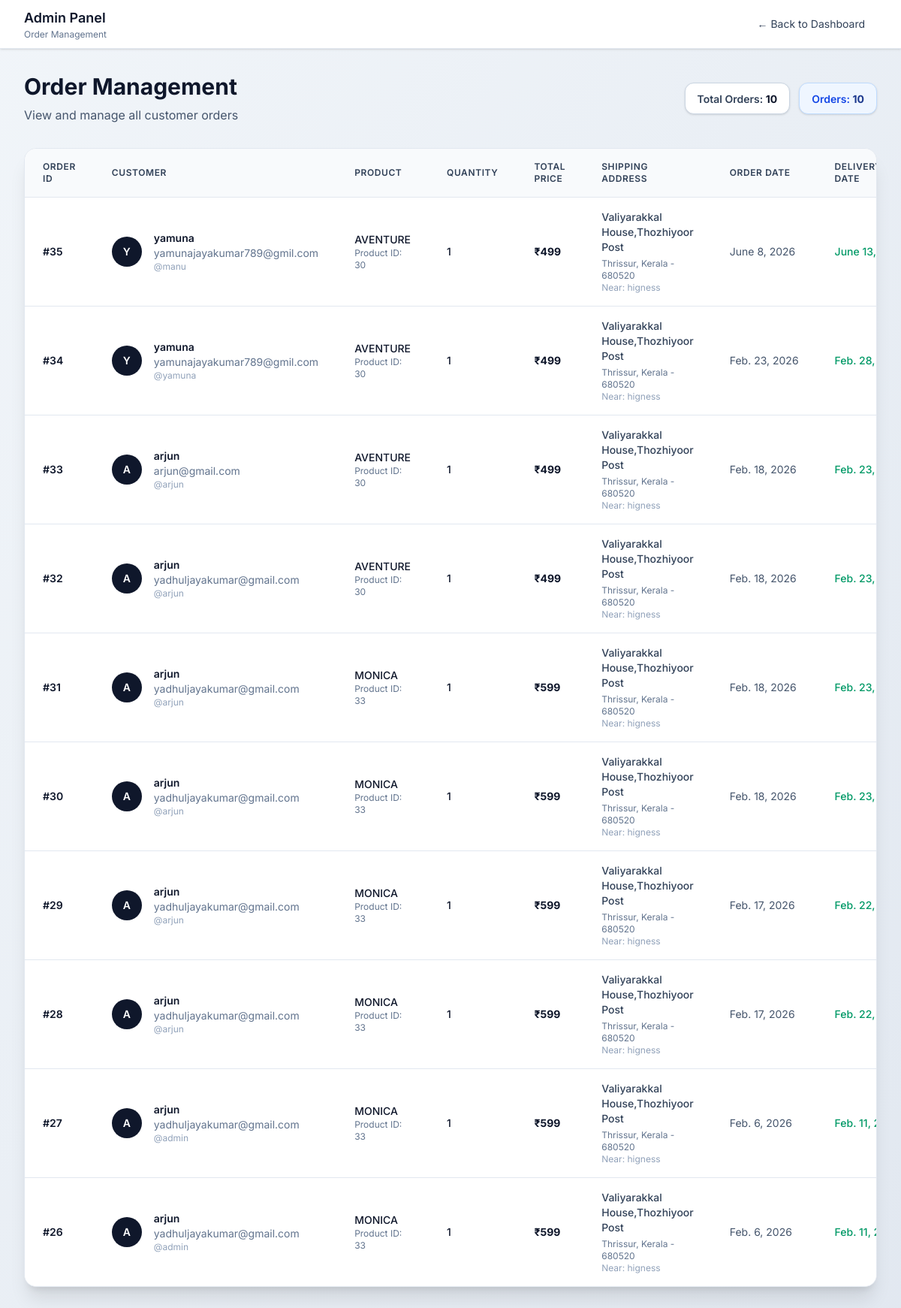
The app's page /adminpage/dashboard/orders/ with its own data.
### app/models.py (models this page shows, shortened)
class Order(models.Model):
    PAYMENT_CHOICES = [
        ("COD", "Cash On Delivery"),
        ("CARD", "Card Payment"),
        ("UPI", "UPI Payment"),
        ("WALLET", "Wallet"),
    ]
    ORDER_STATUS = [
        ("Pending", "Pending"),
        ("Processing", "Processing"),
        ("Shipped", "Shipped"),
        ("Delivered", "Delivered"),
        ("Cancelled", "Cancelled"),
    ]
    user             = models.ForeignKey(User, on_delete=models.CASCADE, related_name="orders")
    full_name        = models.CharField(max_length=255)
    email            = models.EmailField()
    gender           = models.TextField(max_length=50, blank=True, null=True)
    state            = models.CharField(max_length=100)
    district         = models.CharField(max_length=100)
    address          = models.TextField()
    pincode          = models.CharField(max_length=20)
    landmark         = models.CharField(max_length=255, blank=True, null=True)
    order_date       = models.TextField()
    delivered_date   = models.TextField(blank=True, null=True)
    totalprice       = models.IntegerField(blank=True, null=True)
    product_id       = models.IntegerField()
    product_name     = models.TextField()
    quantity         = models.IntegerField()
    img              = models.FileField()
    payment_mode     = models.CharField(
        max_length=20,
        choices=PAYMENT_CHOICES,
        default="COD",
    )
    status           = models.CharField(
        max_length=15,
        choices=ORDER_STATUS,
        default="Pending"
    )
    refund_id        = models.CharField(max_length=100, blank=True, null=True)
    refund_status    = models.CharField(max_length=50, blank=True, null=True)

### app/views.py (the view)
# urls.py: path("adminpage/dashboard/orders/", views.allorder,name='orders'),
def allorder(request):
    orders = Order.objects.all().order_by('-id')
    return render(request, 'orderss.html', {"orders": orders})

### templates/orderss.html (shortened to what this page needs)
<!DOCTYPE html>
<html lang="en">
<head>
    <script src="https://cdn.jsdelivr.net/npm/@tailwindcss/browser@4"></script>
</head>
<body class="bg-gradient-to-br from-slate-100 to-slate-200 min-h-screen font-[Inter]">
    <header class="bg-white shadow-sm border-b border-slate-200">
        <div class="max-w-7xl mx-auto px-4 sm:px-6 lg:px-8">
            <div class="flex items-center justify-between h-16">
                <div class="flex items-center gap-3">
                    <div>
                        <h1 class="text-lg font-semibold text-slate-900">Admin Panel</h1>
                        <p class="text-xs text-slate-500">Order Management</p>
                    </div>
                </div>
                <a href="/adminpage/dashboard/" class="px-4 py-2 text-sm text-slate-700 hover:text-slate-900 hover:bg-slate-100 rounded-lg transition">
                    ← Back to Dashboard
                </a>
            </div>
        </div>
    </header>
    <main class="w-full mx-auto px-4 sm:px-6 lg:px-8 py-8">
        <div class="mb-8 flex items-center justify-between flex-wrap gap-4">
            <div>
                <h2 class="text-3xl font-bold text-slate-900 mb-2">Order Management</h2>
                <p class="text-slate-600">View and manage all customer orders</p>
            </div>
            <div class="flex gap-3">
                <div class="px-4 py-2 bg-white rounded-xl border border-slate-300 shadow-sm">
                    <span class="text-sm font-semibold text-slate-700">Total Orders: </span>
                    <span class="text-sm font-bold text-slate-900">{{ orders|length }}</span>
                </div>
                <div class="px-4 py-2 bg-blue-50 rounded-xl border border-blue-200 shadow-sm">
                    <span class="text-sm font-semibold text-blue-700">Orders: </span>
                    <span class="text-sm font-bold text-blue-900">{{ orders|length }}</span>
                </div>
            </div>
        </div>
        <div class="bg-white rounded-2xl shadow-xl border border-slate-200 overflow-hidden">
            <div class="overflow-x-auto">
                <table class="min-w-full divide-y divide-slate-200">
                    <thead class="bg-slate-50">
                        <tr>
                            <th scope="col" class="px-6 py-4 text-left text-xs font-semibold text-slate-700 uppercase tracking-wider">
                                Order ID
                            </th>
                            <th scope="col" class="px-6 py-4 text-left text-xs font-semibold text-slate-700 uppercase tracking-wider">
                                Customer
                            </th>
                            <th scope="col" class="px-6 py-4 text-left text-xs font-semibold text-slate-700 uppercase tracking-wider">
                                Product
                            </th>
                            <th scope="col" class="px-6 py-4 text-left text-xs font-semibold text-slate-700 uppercase tracking-wider">
                                Quantity
                            </th>
                            <th scope="col" class="px-6 py-4 text-left text-xs font-semibold text-slate-700 uppercase tracking-wider">
                                Total Price
                            </th>
                            <th scope="col" class="px-6 py-4 text-left text-xs font-semibold text-slate-700 uppercase tracking-wider">
                                Shipping Address
                            </th>
                            <th scope="col" class="px-6 py-4 text-left text-xs font-semibold text-slate-700 uppercase tracking-wider">
                                Order Date
                            </th>
                            <th scope="col" class="px-6 py-4 text-left text-xs font-semibold text-slate-700 uppercase tracking-wider">
                                Delivery Date
                            </th>
                        </tr>
                    </thead>
                    <tbody class="bg-white divide-y divide-slate-200">
                        {% for order in orders %}
                        <tr class="hover:bg-slate-50 transition">
                            <td class="px-6 py-4 whitespace-nowrap">
                                <div class="text-sm font-semibold text-slate-900">#{{ order.id }}</div>
                            </td>
                            <td class="px-6 py-4">
                                <div class="flex items-center">
                                    <div class="h-10 w-10 rounded-full bg-slate-900 text-white flex items-center justify-center font-semibold text-sm">
                                        {{ order.full_name|first|upper }}
                                    </div>
                                    <div class="ml-4">
                                        <div class="text-sm font-semibold text-slate-900">{{ order.full_name }}</div>
                                        <div class="text-sm text-slate-500">{{ order.email }}</div>
                                        <div class="text-xs text-slate-400">@{{ order.user.username }}</div>
                                    </div>
                                </div>
                            </td>
                            <td class="px-6 py-4">
                                <div class="text-sm font-medium text-slate-900">{{ order.product_name }}</div>
                                <div class="text-xs text-slate-500">Product ID: {{ order.product_id }}</div>
                            </td>
                            <td class="px-6 py-4 whitespace-nowrap">
                                <div class="text-sm text-slate-900 font-medium">{{ order.quantity }}</div>
                            </td>
                            <td class="px-6 py-4 whitespace-nowrap">
                                <div class="text-sm font-bold text-slate-900">₹{{ order.totalprice }}</div>
                            </td>
                            <td class="px-6 py-4">
                                <div class="text-sm text-slate-700">
                                    <div class="font-medium">{{ order.address }}</div>
                                    <div class="text-xs text-slate-500 mt-1">
                                        {{ order.district }}, {{ order.state }} - {{ order.pincode }}
                                    </div>
                                    {% if order.landmark %}
                                    <div class="text-xs text-slate-400">Near: {{ order.landmark }}</div>
                                    {% endif %}
                                </div>
                            </td>
                            <td class="px-6 py-4 whitespace-nowrap">
                                <div class="text-sm text-slate-600">{{ order.order_date }}</div>
                            </td>
                            <td class="px-6 py-4 whitespace-nowrap">
                                {% if order.delivered_date %}
                                    <div class="text-sm text-emerald-600 font-medium">{{ order.delivered_date }}</div>
                                {% else %}
                                    <div class="text-sm text-slate-400">—</div>
                                {% endif %}
                            </td>
                        </tr>
                        {% endfor %}
                    </tbody>
                </table>
            </div>
        </div>
    </main>
</body>
</html>

### records on screen
Order: id "35", full_name|first "Y", full_name "yamuna", email "yamunajayakumar789@gmil.com", user.username "manu", product_name "AVENTURE", product_id "30", quantity "1", totalprice "499", address "Valiyarakkal House,Thozhiyoor Post", district "Thrissur", state "Kerala", pincode "680520", landmark "higness", order_date "June 8, 2026", delivered_date "June 13,…"
Order: id "34", full_name|first "Y", full_name "yamuna", email "yamunajayakumar789@gmil.com", user.username "yamuna", product_name "AVENTURE", product_id "30", quantity "1", totalprice "499", address "Valiyarakkal House,Thozhiyoor Post", district "Thrissur", state "Kerala", pincode "680520", landmark "higness", order_date "Feb. 23, 2026", delivered_date "Feb. 28,…"
Order: id "33", full_name|first "A", full_name "arjun", email "arjun@gmail.com", user.username "arjun", product_name "AVENTURE", product_id "30", quantity "1", totalprice "499", address "Valiyarakkal House,Thozhiyoor Post", district "Thrissur", state "Kerala", pincode "680520", landmark "higness", order_date "Feb. 18, 2026", delivered_date "Feb. 23,…"
Order: id "32", full_name|first "A", full_name "arjun", email "yadhuljayakumar@gmail.com", user.username "arjun", product_name "AVENTURE", product_id "30", quantity "1", totalprice "499", address "Valiyarakkal House,Thozhiyoor Post", district "Thrissur", state "Kerala", pincode "680520", landmark "higness", order_date "Feb. 18, 2026", delivered_date "Feb. 23,…"
Order: id "31", full_name|first "A", full_name "arjun", email "yadhuljayakumar@gmail.com", user.username "arjun", product_name "MONICA", product_id "33", quantity "1", totalprice "599", address "Valiyarakkal House,Thozhiyoor Post", district "Thrissur", state "Kerala", pincode "680520", landmark "higness", order_date "Feb. 18, 2026", delivered_date "Feb. 23,…"
Order: id "30", full_name|first "A", full_name "arjun", email "yadhuljayakumar@gmail.com", user.username "arjun", product_name "MONICA", product_id "33", quantity "1", totalprice "599", address "Valiyarakkal House,Thozhiyoor Post", district "Thrissur", state "Kerala", pincode "680520", landmark "higness", order_date "Feb. 18, 2026", delivered_date "Feb. 23,…"
Order: id "29", full_name|first "A", full_name "arjun", email "yadhuljayakumar@gmail.com", user.username "arjun", product_name "MONICA", product_id "33", quantity "1", totalprice "599", address "Valiyarakkal House,Thozhiyoor Post", district "Thrissur", state "Kerala", pincode "680520", landmark "higness", order_date "Feb. 17, 2026", delivered_date "Feb. 22,…"
Order: id "28", full_name|first "A", full_name "arjun", email "yadhuljayakumar@gmail.com", user.username "arjun", product_name "MONICA", product_id "33", quantity "1", totalprice "599", address "Valiyarakkal House,Thozhiyoor Post", district "Thrissur", state "Kerala", pincode "680520", landmark "higness", order_date "Feb. 17, 2026", delivered_date "Feb. 22,…"
Order: id "27", full_name|first "A", full_name "arjun", email "yadhuljayakumar@gmail.com", user.username "admin", product_name "MONICA", product_id "33", quantity "1", totalprice "599", address "Valiyarakkal House,Thozhiyoor Post", district "Thrissur", state "Kerala", pincode "680520", landmark "higness", order_date "Feb. 6, 2026", delivered_date "Feb. 11,…"
Order: id "26", full_name|first "A", full_name "arjun", email "yadhuljayakumar@gmail.com", user.username "admin", product_name "MONICA", product_id "33", quantity "1", totalprice "599", address "Valiyarakkal House,Thozhiyoor Post", district "Thrissur", state "Kerala", pincode "680520", landmark "higness", order_date "Feb. 6, 2026", delivered_date "Feb. 11,…"

### other values on screen
{{ orders|length }} "10"
